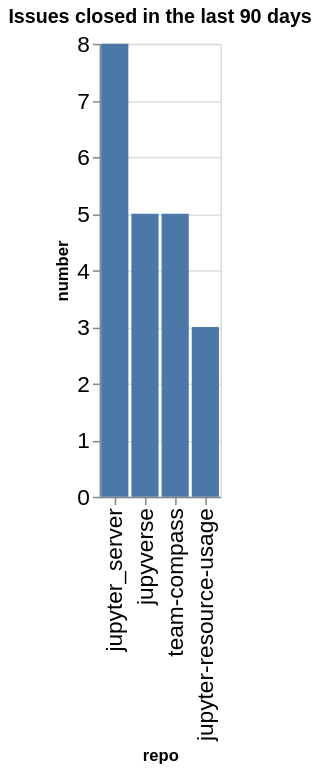

The code cell stored with this chart in its notebook:
### Code cell
closed_counts = closed.groupby(['org', 'repo']).count()['number'].reset_index()
closed_counts['org/repo'] = closed_counts.apply(lambda a: a['org'] + '/' + a['repo'], axis=1)
sorted_vals = closed_counts.sort_values(['number'], ascending=False)['repo'].values
alt.Chart(data=closed_counts, title=f"Issues closed in the last {n_days} days").mark_bar().encode(
    x=alt.X('repo', sort=alt.Sort(sorted_vals.tolist())),
    y='number',
)

### Figure 1 — Vega-Lite specification as saved in the notebook (floating-point values rounded to 4 significant figures)
{"config": {"axisLeft": {"labelFontSize": 15}, "axisBottom": {"labelFontSize": 15}}, "data": {"name": "data-443ac91d4c97ddb513496ad97c97dc41"}, "mark": {"type": "bar"}, "encoding": {"x": {"field": "repo", "sort": ["jupyter_server", "jupyverse", "team-compass", "jupyter-resource-usage"], "type": "nominal"}, "y": {"field": "number", "type": "quantitative"}}, "title": "Issues closed in the last 90 days", "$schema": "https://vega.github.io/schema/vega-lite/v5.20.1.json", "datasets": {"data-443ac91d4c97ddb513496ad97c97dc41": [{"org": "jupyter-server", "repo": "jupyter-resource-usage", "number": 3, "org/repo": "jupyter-server/jupyter-resource-usage"}, {"org": "jupyter-server", "repo": "jupyter_server", "number": 8, "org/repo": "jupyter-server/jupyter_server"}, {"org": "jupyter-server", "repo": "jupyverse", "number": 5, "org/repo": "jupyter-server/jupyverse"}, {"org": "jupyter-server", "repo": "team-compass", "number": 5, "org/repo": "jupyter-server/team-compass"}]}}
